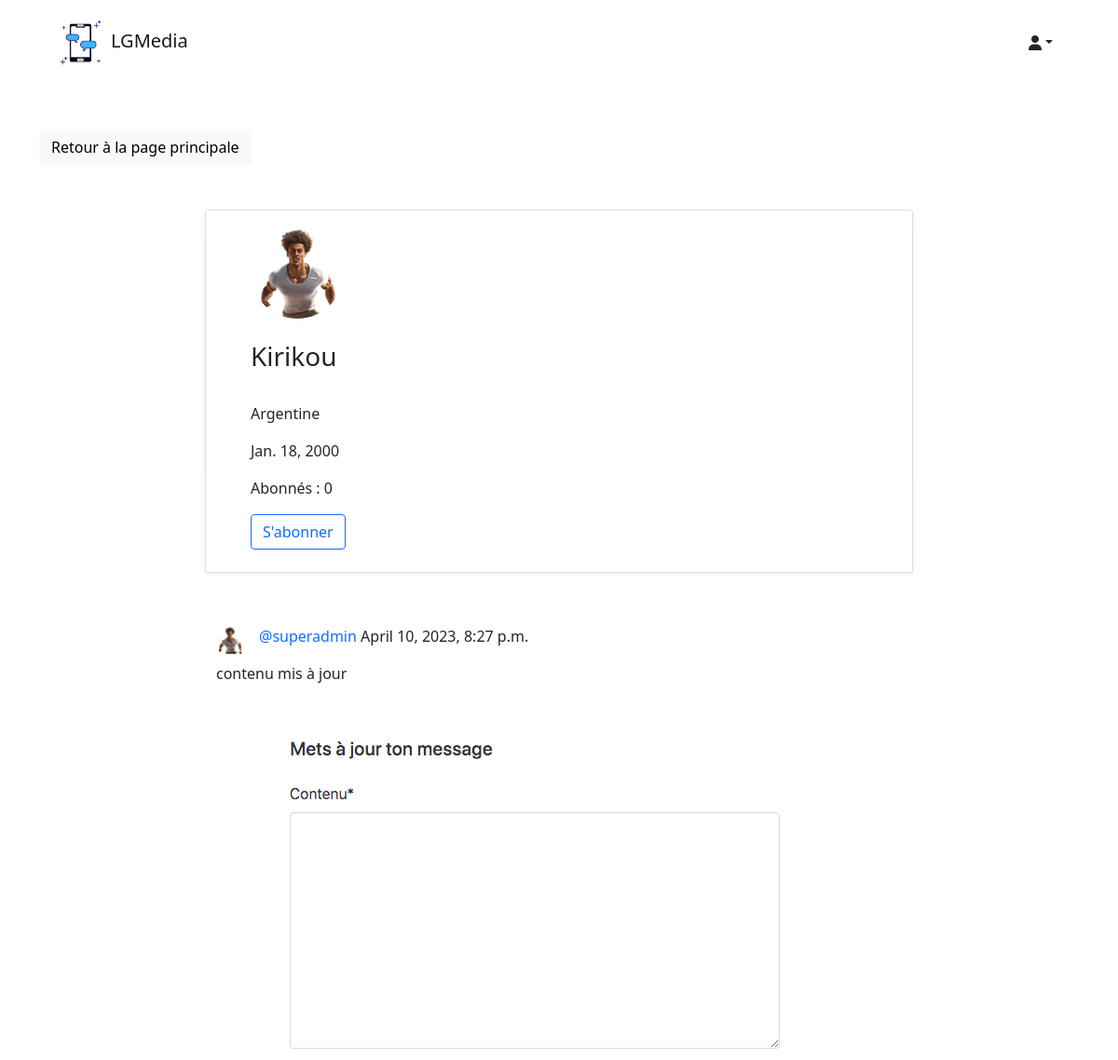
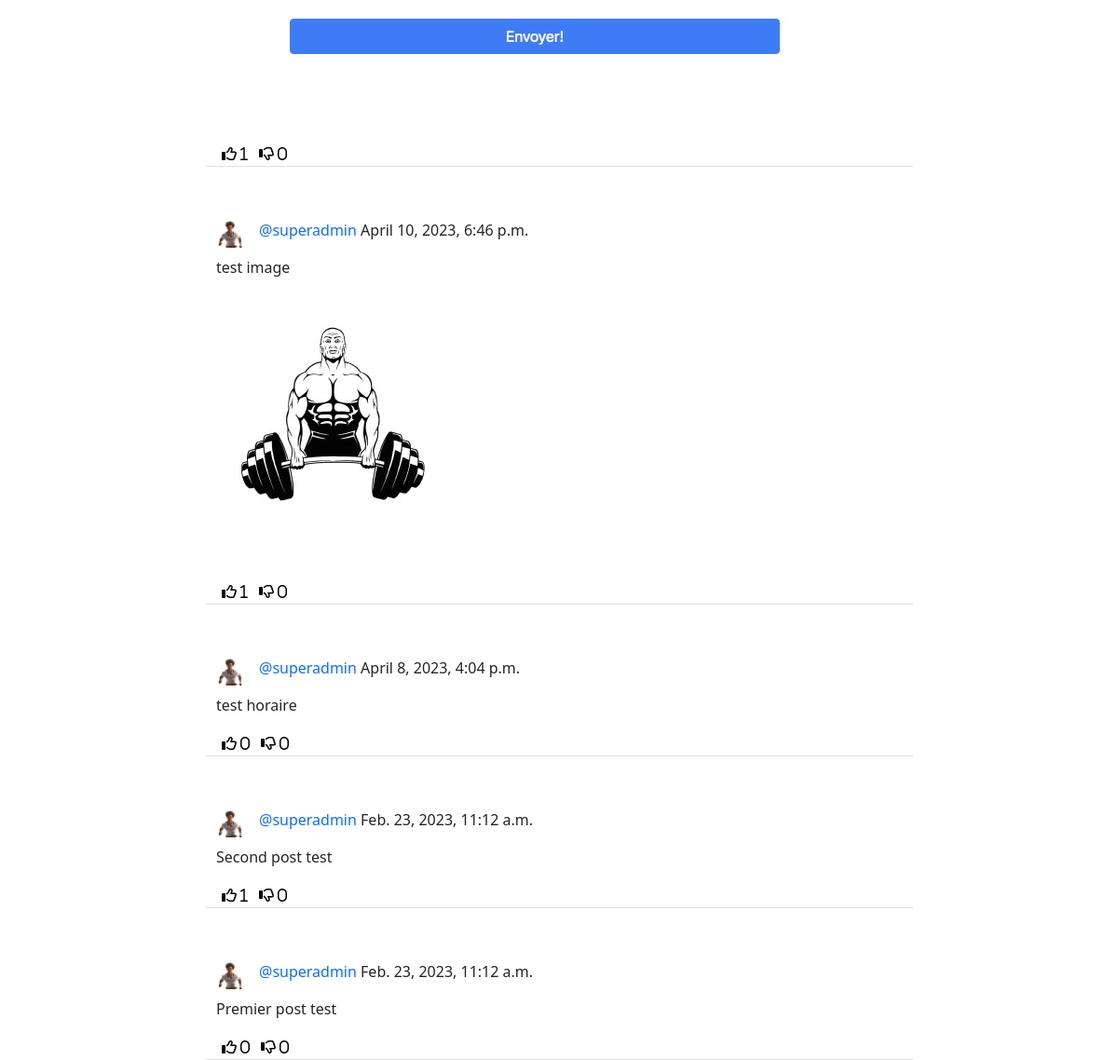
The app's page /social/profile/4/, older data (2 pictures, top to bottom).
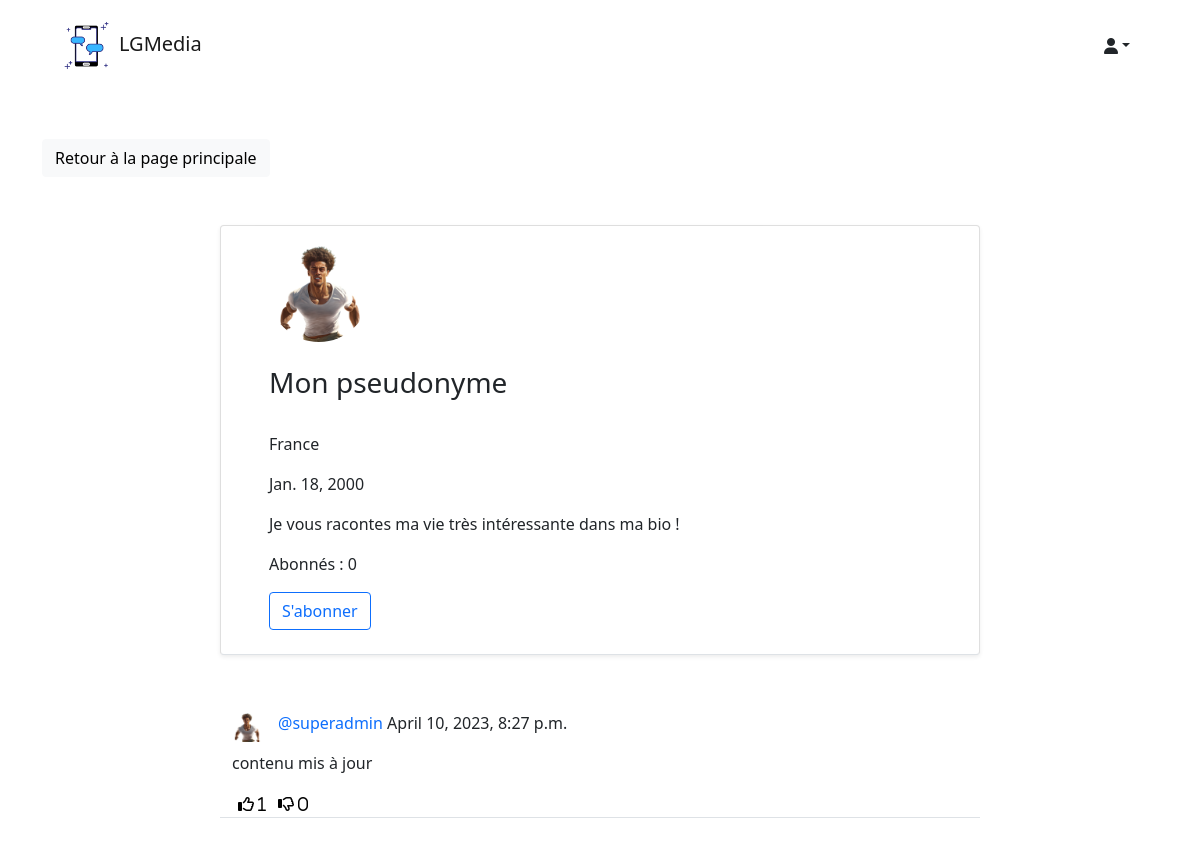
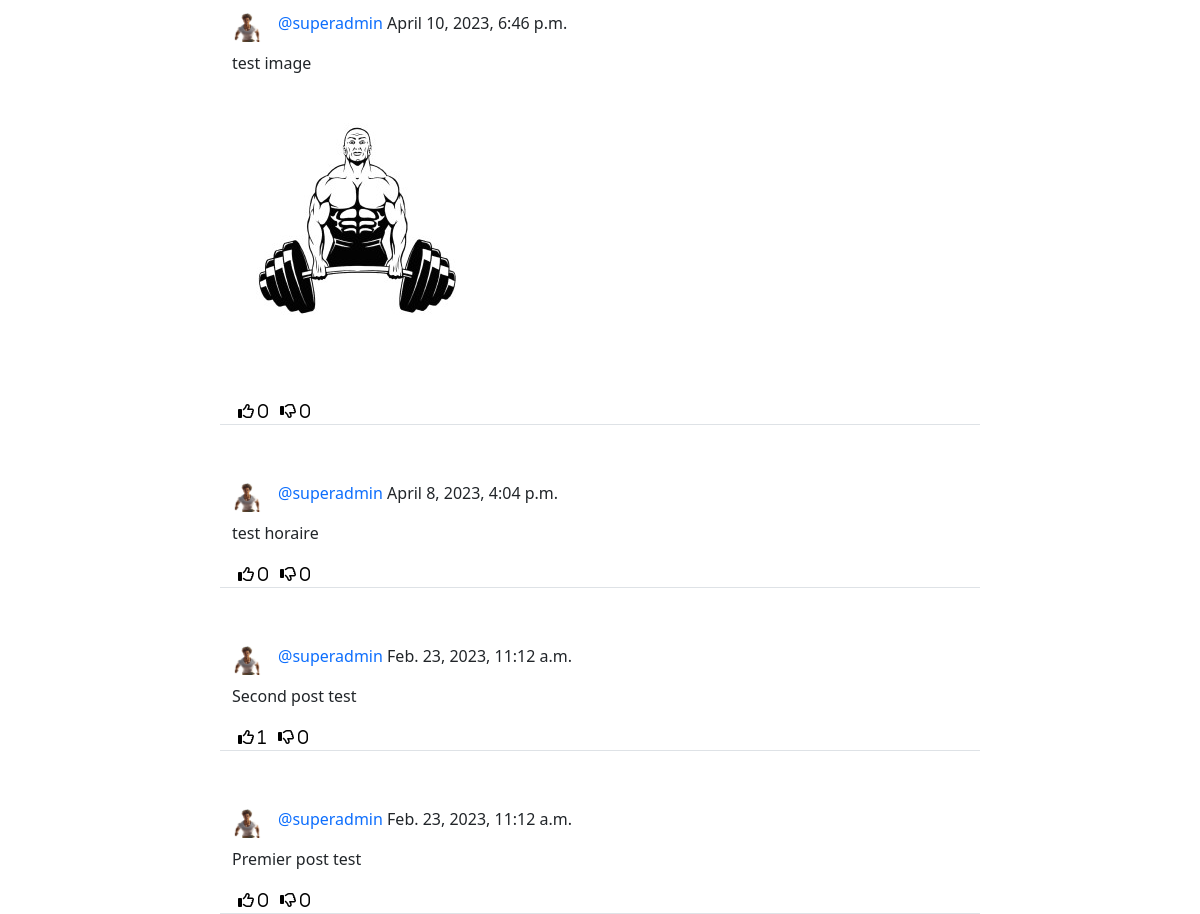
The same page, newer data (2 pictures, top to bottom).
### social/models.py (models this page shows)
class UserProfile(models.Model):
	user = models.OneToOneField(User, primary_key=True, verbose_name='user', related_name='profile', on_delete=models.CASCADE)
	name = models.CharField(max_length=30, blank=True, null=True)
	bio = models.TextField(max_length=500, blank=True, null=True)
	birth_date=models.DateField(null=True, blank=True)
	location = models.CharField(max_length=100, blank=True, null=True)
	picture = models.ImageField(upload_to='uploads/profile_pictures', default='uploads/profile_pictures/default.png', blank=True)
	followers = models.ManyToManyField(User, blank=True, related_name='followers')

class Post(models.Model):
    idPost = models.AutoField(primary_key=True)
    contenu = models.TextField()
    image = models.ImageField(upload_to='uploads/post_photos', blank=True, null=True)
    sendingTime = models.DateTimeField(default=timezone.now)
    auteur = models.ForeignKey(User, on_delete=models.CASCADE)
    likes = models.ManyToManyField(User, blank=True, related_name='likes')
    dislikes = models.ManyToManyField(User, blank=True, related_name='dislikes')

### social/views.py (the view)
# urls.py: path('profile/<int:pk>/', ProfileView.as_view(), name='profile'),
class ProfileView(View):
    def get(self, request, pk, *args, **kwargs):
        profile = UserProfile.objects.get(pk=pk) # SELECT * FROM UserProfile WHERE user = pk
        user = profile.user # on récupère l''utilisateur du profil
        posts = Post.objects.filter(auteur=user).order_by('-sendingTime') # SELECT * FROM Post WHERE auteur = user ORDER BY sendingTime
        abonnes = profile.followers.all() # liste de tout les abonnés de du profil
        total_abonnes = len(abonnes) # nombre total d'abonnés, soit la longueur de la liste
        est_abonne = False
        for abonne in abonnes:
            if abonne == request.user:
                est_abonne =  True
                break
        context = {
            'user': user,
            'profile': profile,
            'posts': posts,
            'total_abonnes': total_abonnes,
            'est_abonne': est_abonne,
        }
        return render(request, 'social/profile.html', context)

### social/templates/social/profile.html (shortened to what this page needs)
{% extends 'landing/base.html' %}
{% block content %}
<div class="container">
    <div class="row mt-5">
        <div class="col-md-3 col-sm-6">
            <a href="{% url 'post-list' %}" class="btn btn-light">Retour à la page principale</a>
        </div>
    </div>
    <div class="row justify-content-center mt-5">
        <div class="card shadow-sm col-md-8 col-sm-12 border-bottom px-5 pt-3">
            <img src="{{ profile.picture.url }}" class="rounded-circle" width="100" height="100" />
            {% if profile.name %}
            <h3 class="py-4">{{ profile.name }}
                {% endif %}
            </h3>
            {% if profile.location %}
            <p>{{ profile.location }}</p>
            {% endif %}
            {% if profile.birth_date %}
            <p>{{ profile.birth_date }}</p>
            {% endif %}
            {% if profile.bio %}
            <p>{{ profile.bio }}</p>
            {% endif %}
            <div class="mb-4">
                <p>Abonnés : {{ total_abonnes }}</p>
                {% if user == request.user %}
                {% else %}
                {% if est_abonne %}
                <form method="POST" action="{% url 'remove-follower' profile.pk %}">
                    {% csrf_token %}
                    <button class="btn btn-outline-danger"  type="submit">Se désabonner</button>
                </form>
                {% else %}
                <form method="POST" action="{% url 'add-follower' profile.pk %}">
                    <button class="btn btn-outline-primary"  type="submit">S'abonner</button>
                </form>
                {% endif %}
                {% endif %}
            </div>
        </div>
    </div>
    {% for post in posts %}
    <div class="row justify-content-center mt-5">
        <div class="col-md-8 col-sm-12 border-bottom">
            <div class="d-flex align-items-center">
                <a href="{% url 'profile' post.auteur.profile.pk %}">
                    <img class="round-circle post-pdp" height="30" width="30" src="{{ post.auteur.profile.picture.url }}" />
                </a>
                <p class="post-text">
                    <a class="text-primary post-link" href="{% url 'profile' post.auteur.profile.pk %}">@{{ post.auteur }}</a> {{ post.sendingTime }}
                </p>
            </div>
            <div class="position-relative">
                <p>{{ post.contenu }}</p>
                {% if post.image %}
                    <img src="{{ post.image.url }}" class="post-image"/>
                {% endif %}
            </div>
            <div class="d-flex flex-row">
                <form method="POST" action="{% url 'like' post.pk %}">
                    <button style="background-color: transparent; border: none; box-shadow: none;" type="submit">
                        {% if request.user in post.likes.all %}
                        <i class="fa-solid fa-thumbs-up"> <span>{{ post.likes.all.count }}</span></i>
                        {% else %}
                        <i class="far fa-thumbs-up"> <span>{{ post.likes.all.count }}</span></i>
                        {% endif %}
                    </button>
                </form>
                <form method="POST" action="{% url 'dislike' post.pk %}">
                    <button style="background-color: transparent; border: none; box-shadow: none;" type="submit">
                        {% if request.user in post.dislikes.all %}
                        <i class="fa-solid fa-thumbs-down"> <span>{{ post.dislikes.all.count }}</span></i>
                        {% else %}
                        <i class="far fa-thumbs-down"> <span>{{ post.dislikes.all.count }}</span></i>
                        {% endif %}
                    </button>
                </form>
            </div>
        </div>
    </div>
    {% endfor %}
</div>
{% endblock content %}

### landing/templates/landing/base.html (shortened to what this page needs)
{% load static %}
<!doctype html>
<html lang="fr">
  <head>
    <link href="https://cdn.jsdelivr.net/npm/bootstrap@5.0.2/dist/css/bootstrap.min.css" rel="stylesheet">
    <link href="{% static 'style.css' %}" rel="stylesheet">
  </head>
  <body>
    {% include 'landing/navbar.html' %}
    {% block content %}
    {% endblock content %}
  </body>
</html>

### landing/templates/landing/navbar.html (shortened to what this page needs)
<div class="container">
    <nav class="navbar navbar-expand-lg navbar-light">
      <div class="container-fluid">
        <a class="navbar-brand"
        {% if user.is_authenticated %}
        href="{% url 'post-list' %}"
        {% else %}
        href="{% url 'index' %}"
        {% endif %}
        ><img src="/media/uploads/logos/Favicon_SM.png" alt="Logo" width="65" height="65">LGMedia</a>
        <div class="collapse navbar-collapse" id="navbarTogglerDemo03">
          {% if user.is_authenticated %}
          <div class="nav-item dropdown">
            <a class="nav-link dropdown-toggle text-dark" data-bs-toggle="dropdown" role="buton" aria-expanded="false"><i class="fas fa-user"></i></a>
          </div>
          {% endif %}
        </div>
      </div>
    </nav>
</div>

### static/style.css (style rules this page uses)
.post-pdp { float: left; margin-right: 1rem; }
.post-link { text-decoration: none; }
.post-text { padding-top: 0.5rem; }
.post-image { max-width: 100%; height: auto; border-radius: 10px; margin-bottom: 10px; }

Row changes from the older to the newer data that the page shows:
changed UserProfile: name "Kirikou" → "Mon pseudonyme"; location "Argentine" → "France"; bio (not shown) → "Je vous racontes ma vie très intéressante dans ma bio !"
changed Post "April 10, 2023, 8:27 p.m.": image: picture removed
computed for Post "April 10, 2023, 6:46 p.m.": likes.all.count "1" → "0"
